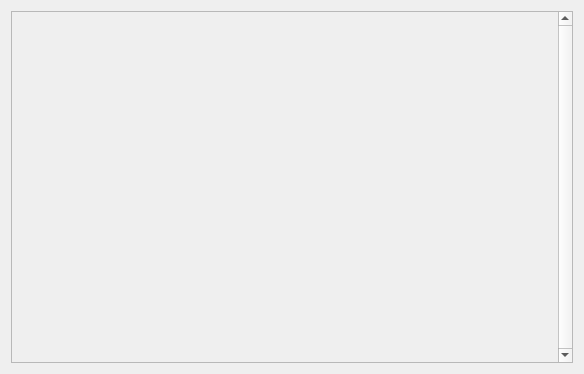
<?xml version="1.0" encoding="UTF-8"?>
<ui version="4.0">
 <class>Form</class>
 <widget class="QWidget" name="Form">
  <property name="geometry">
   <rect>
    <x>0</x>
    <y>0</y>
    <width>584</width>
    <height>374</height>
   </rect>
  </property>
  <property name="windowTitle">
   <string>Form</string>
  </property>
  <layout class="QGridLayout" name="gridLayout">
   <item row="0" column="0">
    <layout class="QGridLayout" name="gridLayout_2">
     <item row="0" column="0">
      <widget class="QScrollArea" name="scrollArea">
       <property name="verticalScrollBarPolicy">
        <enum>Qt::ScrollBarAlwaysOn</enum>
       </property>
       <property name="sizeAdjustPolicy">
        <enum>QAbstractScrollArea::AdjustToContents</enum>
       </property>
       <property name="widgetResizable">
        <bool>true</bool>
       </property>
       <widget class="QWidget" name="scrollAreaWidget">
        <property name="geometry">
         <rect>
          <x>0</x>
          <y>0</y>
          <width>541</width>
          <height>352</height>
         </rect>
        </property>
       </widget>
      </widget>
     </item>
    </layout>
   </item>
  </layout>
 </widget>
 <resources/>
 <connections/>
</ui>
